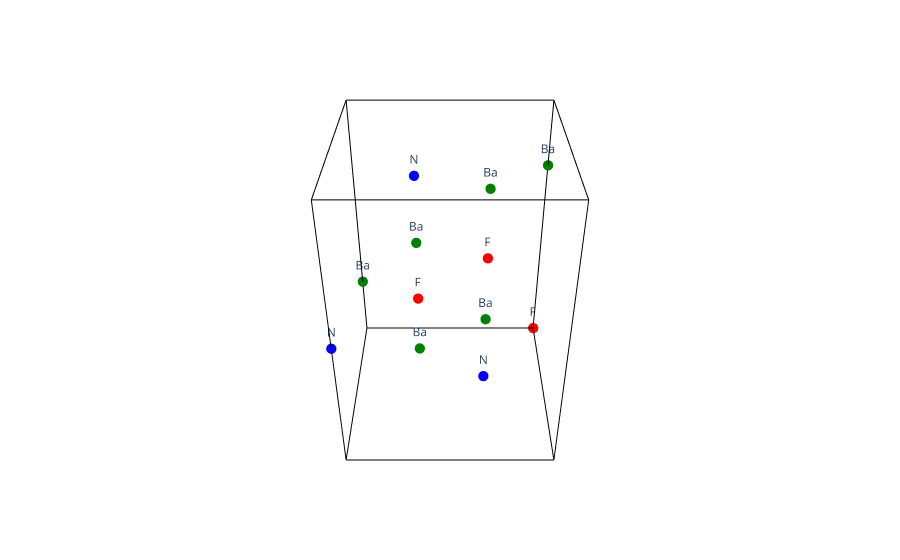

The notebook cell saved with this chart:
### Markdown cell above
Via les différentes fonctions de SpacegroupeAnalyser, nous avons pu obtenir les informations cristallographiques de la maille ainsi que les vecteurs a, b et c ainsi que leurs longueurs et leurs angles, des réseaux direct et réciproques des mailles primitives et conventionnelles. Ces données se trouvent dans la sortie de la cellule suivante. Une représentation de la maille conventionnelle est également viualisable dans un plot suivant le tableau des données obtenues.

### Code cell
print_result()

### Figure 1 — Plotly figure (JSON) as saved in the notebook; plotly's stock layout.template omitted (floating-point values rounded to 4 significant figures)
{"data": [{"marker": {"color": ["green", "green", "green", "green", "green", "green", "blue", "blue", "blue", "red", "red", "red"], "size": 6}, "mode": "markers+text", "showlegend": false, "text": ["Ba", "Ba", "Ba", "Ba", "Ba", "Ba", "N", "N", "N", "F", "F", "F"], "textposition": "top center", "type": "scatter3d", "x": [0.0, 2.011, 2.011, 2.011, 2.011, 2.011, 2.011, 2.011, 4.022, 0.0, 2.011, 2.011], "y": [0.0, 1.161, -1.161, -3.483, 1.161, -1.161, -1.161, 1.161, 4.441e-16, 0.0, -1.161, 1.161], "z": [15.17, 18.2, 1.822, 4.853, 8.497, 11.53, 16.69, 3.338, 10.01, 0.0, 6.675, 13.35]}, {"line": {"color": "black"}, "mode": "lines", "showlegend": false, "type": "scatter3d", "x": [0, 2.011], "y": [0, -3.483], "z": [0, 0]}, {"line": {"color": "black"}, "mode": "lines", "showlegend": false, "type": "scatter3d", "x": [0, 2.011], "y": [0, 3.483], "z": [0, 0]}, {"line": {"color": "black"}, "mode": "lines", "showlegend": false, "type": "scatter3d", "x": [0, 0], "y": [0, 0], "z": [0, 20.03]}, {"line": {"color": "black"}, "mode": "lines", "showlegend": false, "type": "scatter3d", "x": [2.011, 4.022], "y": [-3.483, 0], "z": [0, 0]}, {"line": {"color": "black"}, "mode": "lines", "showlegend": false, "type": "scatter3d", "x": [2.011, 2.011], "y": [-3.483, -3.483], "z": [0, 20.03]}, {"line": {"color": "black"}, "mode": "lines", "showlegend": false, "type": "scatter3d", "x": [2.011, 4.022], "y": [3.483, 0], "z": [0, 0]}, {"line": {"color": "black"}, "mode": "lines", "showlegend": false, "type": "scatter3d", "x": [2.011, 2.011], "y": [3.483, 3.483], "z": [0, 20.03]}, {"line": {"color": "black"}, "mode": "lines", "showlegend": false, "type": "scatter3d", "x": [0, 2.011], "y": [0, -3.483], "z": [20.03, 20.03]}, {"line": {"color": "black"}, "mode": "lines", "showlegend": false, "type": "scatter3d", "x": [0, 2.011], "y": [0, 3.483], "z": [20.03, 20.03]}, {"line": {"color": "black"}, "mode": "lines", "showlegend": false, "type": "scatter3d", "x": [4.022, 4.022], "y": [0, 0], "z": [0, 20.03]}, {"line": {"color": "black"}, "mode": "lines", "showlegend": false, "type": "scatter3d", "x": [2.011, 4.022], "y": [-3.483, 0], "z": [20.03, 20.03]}, {"line": {"color": "black"}, "mode": "lines", "showlegend": false, "type": "scatter3d", "x": [2.011, 4.022], "y": [3.483, 0], "z": [20.03, 20.03]}], "layout": {"margin": {"b": 0, "l": 0, "r": 0, "t": 0}, "scene": {"xaxis": {"visible": false}, "yaxis": {"visible": false}, "zaxis": {"visible": false}}, "showlegend": false}}
